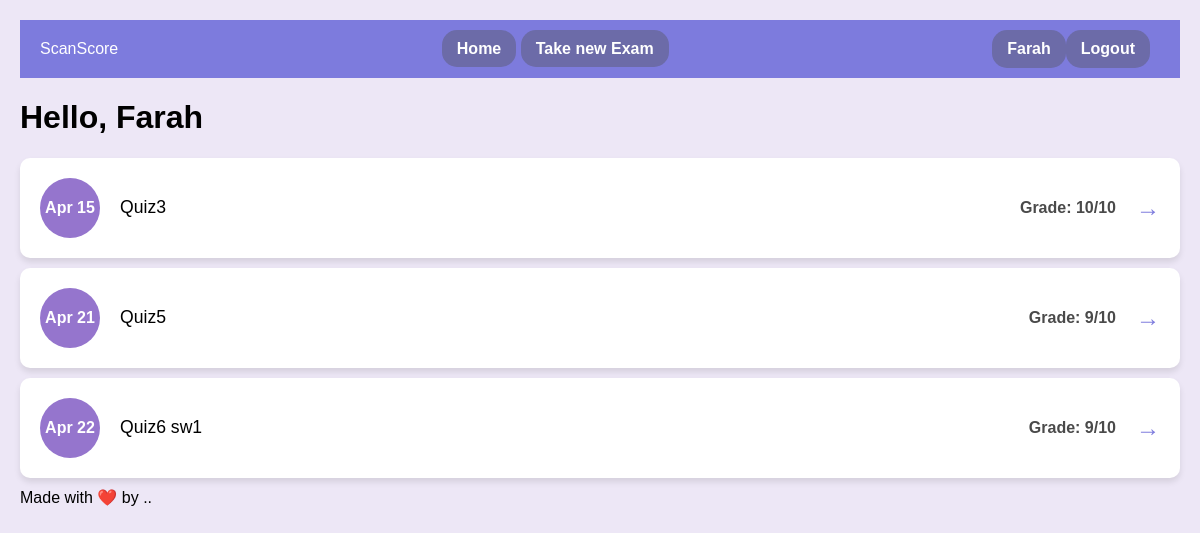
Page /student_dashboard/ (signed in) on the committed database.
### myapp/models.py (models this page shows)
class User(AbstractUser):
    userType = models.CharField(max_length=10, choices=[('teacher', 'Teacher'), ('student', 'Student')])

class ExamSubmission(models.Model):
    exam = models.ForeignKey(Exam, on_delete=models.CASCADE,related_name='submissions') #related name is used to access the submissions of a particular exam
    student = models.ForeignKey(User, on_delete=models.CASCADE,related_name='submissions') #related name is used to access the submissions of a particular student
    student_answer = models.TextField(max_length=10000)
    score = models.IntegerField()
    time_submitted = models.DateTimeField(auto_now_add=True)
    is_graded = models.BooleanField(default=False)
    is_approved = models.BooleanField(default=False) #If the teacher approves the grade , this will be set to true and then the student can see the grade

class Exam(models.Model):
    name = models.CharField(max_length=100)
    teacher = models.ForeignKey(User, on_delete=models.CASCADE)
    question= models.TextField(max_length=10000)
    model_answer = models.TextField(max_length=10000)
    keywordsList = models.TextField(max_length=10000,null=True,blank=True)
    is_active = models.BooleanField(default=False)
    time_created = models.DateTimeField(auto_now_add=True)
    time_updated = models.DateTimeField(auto_now=True)

### myapp/views.py (the view)
# urls.py: path('student_dashboard/', views.student_dashboard, name='student_dashboard'),
def student_dashboard(request):
    if not hasattr(request.user, 'student'): # Check if the user is a student
        return HttpResponseForbidden("You are not authorized to view this page.")
    student_submissions = ExamSubmission.objects.filter(student=request.user)
    return render(request, 'myapp/student/student_dashboard.html', {'student_submissions': student_submissions})

### templates/myapp/student/student_dashboard.html
{% extends "myapp/student/student-base.html" %}
{% block content %}
<h1>Hello, {{ user.first_name }}</h1>
<div class="exam-list">
    {% for submission in student_submissions %}
    <div class="exam-item">
        <div class="exam-date" style="background-color: #9575CD;">{{ submission.time_submitted|date:"M d" }}</div>
        <div class="exam-title">{{ submission.exam.name }}</div>
        {% if submission.is_approved %}
        <div class="exam-grade">Grade: {{ submission.score }}/10</div>
        {% else %}
            <div class="exam-grade">Not graded yet</div>
        {% endif %}
        <div class="arrow" onclick="location.href='{% url 'view_exam' submission.exam.id %}'">→</div>
    </div>
    {% empty %}
    <p>No exams submitted yet.</p>
    {% endfor %}
</div>
{% endblock %}

### templates/myapp/student/student-base.html (shortened to what this page needs)
<!DOCTYPE html>
<html lang="en">
<head>
</head>
<body>
    <header>
        <div class="navbar">
            <div>ScanScore</div>
            <div>
              <a href="{% url 'student_dashboard' %}">Home</a>
              <a href="{% url 'take_exam' %}">Take new Exam</a>
            </div>
            <div class="user-info">
              <a href="{% url 'view_profile_student' %}" class="user-info">
                  <div>{{ user.first_name }}</div>
              </a>
              <a href="{% url 'logout' %}" class="logout-button">Logout</a>
          </div>
          </div>
    </header>
    <main>
        {% block content %}
        {% endblock %}
    </main>
    <footer>
        Made with ❤️ by ..
    </footer>
</body>
</html>

### templates/myapp/student/student-base.html (style rules this page uses)
body { font-family: 'Arial', sans-serif; background-color: #EDE7F6; margin: 0; padding: 20px; }
.navbar { background-color: #7D7BDD; color: white; padding: 10px 20px; display: flex; justify-content: space-between; align-items: center; }
.navbar a { color: white; text-decoration: none; padding: 10px 15px; border-radius: 15px; background-color: #6c6ba8; font-weight: bold; }
.exam-list { margin-top: 20px; }
.exam-item { background-color: white; border-radius: 10px; padding: 20px; margin-bottom: 10px; display: flex; align-items: center; justify-content: space-between; box-shadow: 0 4px 6px rgba(0,0,0,0.1); }
.exam-date { width: 60px; height: 60px; border-radius: 30px; display: flex; align-items: center; justify-content: center; font-weight: bold; color: white; }
.exam-title { flex-grow: 1; margin-left: 20px; font-size: 1.1em; }
.exam-grade { margin-right: 20px; font-size: 1em; color: #4A4A4A; font-weight: bold; }
.arrow { color: #7D7BDD; font-weight: bold; font-size: 1.5em; }
.user-info { display: flex; align-items: center; }
.logout-button { margin-right: 10px; }

### rows in the picture
User: first_name "Farah"
ExamSubmission: time_submitted "Apr 15", exam.name "Quiz3", score "10"
ExamSubmission: time_submitted "Apr 21", exam.name "Quiz5", score "9"
ExamSubmission: time_submitted "Apr 22", exam.name "Quiz6 sw1", score "9"
